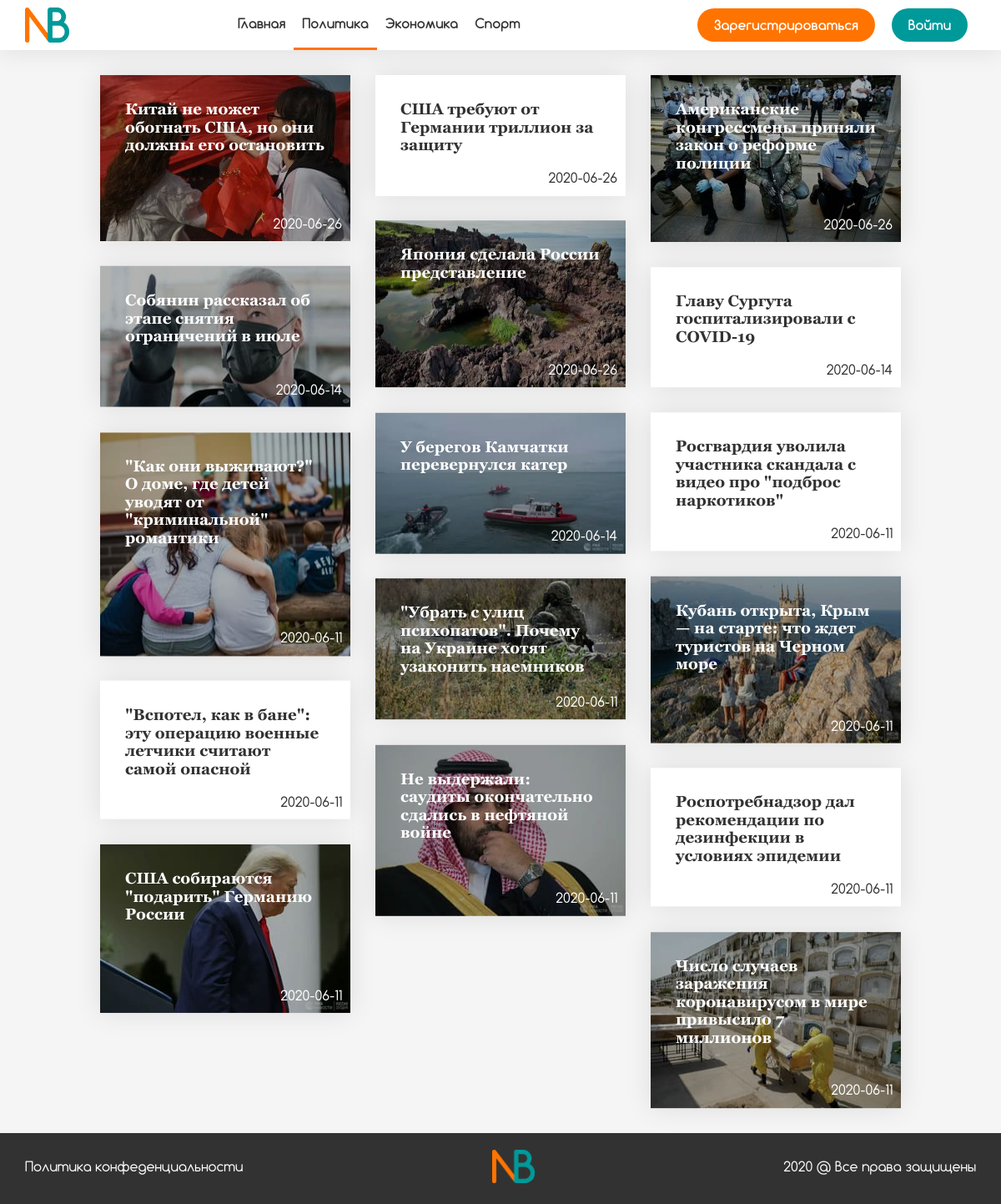
The app's page /politics.php with its own data.
### tables this page shows
CREATE TABLE `news` (
  `id` int NOT NULL,
  `title` varchar(100) NOT NULL,
  `text` text NOT NULL,
  `date` date NOT NULL,
  `author_id` int NOT NULL,
  `status` varchar(30) NOT NULL
);

### politics.php (the view, shortened to what this page needs)
<?php
include('functions.php');
$news = mysqli_fetch_all(mysqli_query($database, 'SELECT news.id AS id, title, date FROM news INNER JOIN join_table ON (news.id = news_id) INNER JOIN categories ON (category_id = categories.id) WHERE status = "accepted" AND name = "Политика" ORDER BY news.id DESC'), MYSQLI_BOTH);
?>
    <!doctype html>
    <html lang="ru">
    <head>
        <link rel="stylesheet" href="css/normalize.css">
        <link rel="stylesheet" href="css/swiper.min.css">
        <link rel="stylesheet" href="css/remodal.css">
        <link rel="stylesheet" href="css/remodal-default-theme.css">
        <link rel="stylesheet" href="css/sweetalert2.min.css">
        <link rel="stylesheet" href="css/style.css">
    </head>
    <body>
    <header class="header">
        <div class="container">
            <a href="./" class="header__logo">
                <img class="header__logo__img" src="img/logo.png" alt="Логотип" title="News Board">
            </a>
            <div class="overlay menu-wrap">
                <nav class="menu overlayMenu">
                    <ul class="menu__list" role="menu">
                        <li class="menu__list__item">
                            <a href="./" class="menu__list__item__link" role="menuitem">Главная</a>
                        </li>
                        <li class="menu__list__item menu__list__item-active">
                            <a href="./politics.php" class="menu__list__item__link" role="menuitem">Политика</a>
                        </li>
                        <li class="menu__list__item">
                            <a href="./economy.php" class="menu__list__item__link" role="menuitem">Экономика</a>
                        </li>
                        <li class="menu__list__item">
                            <a href="./sport.php" class="menu__list__item__link" role="menuitem">Спорт</a>
                        </li>
                    </ul>
                </nav>
            </div>
            <div class="cabinet">
                <?php
                if ($_COOKIE['user'] == '') {
                    echo '<button class="cabinet__btn cabinet__registration">Зарегистрироваться</button>
                              <button class="cabinet__btn cabinet__enter">Войти</button>';
                }
                ?>
            </div>
        </div>
    </header>
    <main>
        <section class="board">
            <div class="container">
                <div class="board__grid">
                    <?php
                    for ($i = 0; $i < count($news); $i++) {
                        echo '<a href="./post.php?id=' . $news[$i]['id'] . '" class="board__grid__item">';
                        if (($i % 2 == 0) || ($i % 3 == 0)) {
                            echo '<img src="#" data-src="img/news-small/img' . $news[$i]['id'] . '.webp" alt="Картинка новости" class="board__grid__item__img">';
                            echo '<h3 class="board__grid__item__title-img">' . $news[$i]['title'] . '</h3>
                    <span class="board__grid__item__date board__grid__item__date-img">' . $news[$i]['date'] . '</span></a>';
                        } else {
                            echo '<h3 class="board__grid__item__title">' . $news[$i]['title'] . '</h3>
                    <span class="board__grid__item__date board__grid__item__date">' . $news[$i]['date'] . '</span></a>';
                        }
                    }
                    ?>
                </div>
            </div>
        </section>
    </main>
    <footer>
        <div class="container">
            <a class="footer__privacy-policy">Политика конфеденциальности</a>
            <a href="./" class="footer__logo">
                <img class="footer__logo__img" src="img/logo.png" alt="Логотип" title="News Board">
            </a>
            <span class="footer__rights">2020 @ Все права защищены</span>
        </div>
    </footer>
    </body>
    </html>

### css/style.css (style rules this page uses)
body { box-sizing:border-box;font-family:"Comfortaa",Helvetica,sans-serif;padding:0!important;overflow-x:hidden;background-color:#f5f5f5;color:#323232 }
h1,h2,h3,h4,ol,p,ul { padding:0;margin:0 }
ol,ul { list-style:none }
h1,h2,h3,h4 { font-family:"Georgia","Times New Roman",serif }
.container { width:1170px;margin:0px auto;height:100% }
.header { background-color:white;height:60px;box-shadow:0px 0px 30px rgba(0,0,0,0.1);position:relative;z-index:11 }
.header .container { display:flex;justify-content:space-between;align-items:center }
.header__logo { height:70% }
.header__logo__img { height:100% }
.menu { height:100% }
.menu__list { display:flex;justify-content:space-between;align-items:center;height:100% }
.menu__list__item { height:100%;padding:0px 10px;box-sizing:border-box;border-bottom:3px solid rgba(0,0,0,0);transition:0.3s ease all }
.menu__list__item-active { border-bottom:3px solid #FF7400 }
.menu__list__item__link { height:100%;display:flex;align-items:center;justify-content:center;text-decoration:none;color:#323232;font-weight:bold }
.menu-wrap { height:100% }
.cabinet { display:flex;justify-content:space-between;align-items:center }
.cabinet__btn { height:40px;border-radius:20px;box-sizing:border-box;border:0;padding:0px 20px;color:white;cursor:pointer;margin:0px 10px;font-weight:bold;outline:none }
.cabinet__registration { background-color:#FF7400;transition:0.3s ease all }
.cabinet__enter,.cabinet__out { background-color:#009999;transition:0.3s ease all }
.board { padding-top:30px }
.board__grid { width:100%;margin:0px auto }
.board__grid__item { background-color:white;width:300px;box-shadow:0px 0px 30px rgba(0,0,0,0.1);margin-bottom:30px;position:relative;display:flex;flex-direction:column;justify-content:flex-end;text-decoration:none }
.board__grid__item__img { position:relative;z-index:1;width:100%;transition:0.3s ease all;filter:brightness(70%) }
.board__grid__item__title { transition:0.3s ease all;padding:30px;padding-bottom:50px;color:#323232 }
.board__grid__item__title-img { transition:0.3s ease all;padding:30px;position:absolute;left:0;top:0;z-index:2;color:white }
.board__grid__item__date { position:absolute;display:block;right:10px;bottom:10px;z-index:2;color:#323232 }
.board__grid__item__date-img { color:white }
footer { background:#323232;padding:20px 0px }
footer .container { display:flex;justify-content:space-between;align-items:center }
.footer__logo__img { height:40px }
.footer__privacy-policy { text-decoration:none;color:white;cursor:pointer }
.footer__rights { color:white }
@media screen and (max-width:1200px) { .container { width:95% } }

### records on screen
news: shows a picture, title "Китай не может обогнать США, но они должны его остановить", date "2020-06-26"
news: title "США требуют от Германии триллион за защиту", date "2020-06-26"
news: shows a picture, title "Американские конгрессмены приняли закон о реформе полиции", date "2020-06-26"
news: shows a picture, title "Япония сделала России представление", date "2020-06-26"
news: shows a picture, title "Собянин рассказал об этапе снятия ограничений в июле", date "2020-06-14"
news: title "Главу Сургута госпитализировали с COVID-19", date "2020-06-14"
news: shows a picture, title "У берегов Камчатки перевернулся катер", date "2020-06-14"
news: title "Росгвардия уволила участника скандала с видео про \"подброс наркотиков\"", date "2020-06-11"
news: shows a picture, title "\"Как они выживают?\" О доме, где детей уводят от \"криминальной\" романтики", date "2020-06-11"
news: shows a picture, title "Кубань открыта, Крым — на старте: что ждет туристов на Черном море", date "2020-06-11"
news: shows a picture, title "\"Убрать с улиц психопатов\". Почему на Украине хотят узаконить наемников", date "2020-06-11"
news: title "\"Вспотел, как в бане\": эту операцию военные летчики считают самой опасной", date "2020-06-11"
news: shows a picture, title "Не выдержали: саудиты окончательно сдались в нефтяной войне", date "2020-06-11"
news: title "Роспотребнадзор дал рекомендации по дезинфекции в условиях эпидемии", date "2020-06-11"
news: shows a picture, title "США собираются \"подарить\" Германию России", date "2020-06-11"
news: shows a picture, title "Число случаев заражения коронавирусом в мире привысило 7 миллионов", date "2020-06-11"
